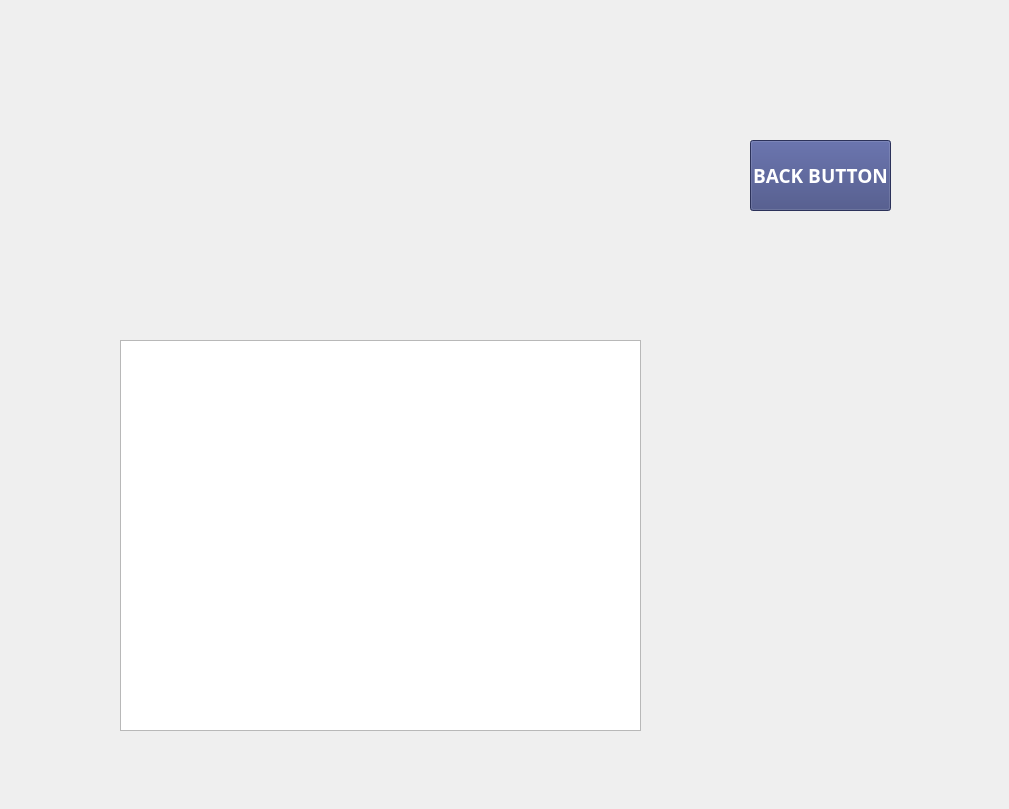
  <widget class="QWidget" name="page_6">
   <widget class="QLabel" name="label_7">
    <property name="geometry">
     <rect>
      <x>0</x>
      <y>0</y>
      <width>1000</width>
      <height>800</height>
     </rect>
    </property>
    <property name="styleSheet">
     <string>background-color: rgba(0, 0, 0, 0); border: none;</string>
    </property>
    <property name="text">
     <string/>
    </property>
    <property name="pixmap">
     <pixmap>7.png</pixmap>
    </property>
    <property name="scaledContents">
     <bool>true</bool>
    </property>
   </widget>
   <widget class="QPushButton" name="admin_doctor_approval_reject_button">
    <property name="geometry">
     <rect>
      <x>788</x>
      <y>670</y>
      <width>91</width>
      <height>61</height>
     </rect>
    </property>
    <property name="styleSheet">
     <string>background-color: rgba(0, 0, 0, 0); border: none;</string>
    </property>
    <property name="text">
     <string/>
    </property>
    <property name="flat">
     <bool>true</bool>
    </property>
   </widget>
   <widget class="QPushButton" name="admin_doctor_approval_approve_button">
    <property name="geometry">
     <rect>
      <x>660</x>
      <y>670</y>
      <width>101</width>
      <height>61</height>
     </rect>
    </property>
    <property name="styleSheet">
     <string>background-color: rgba(0, 0, 0, 0); border: none;</string>
    </property>
    <property name="text">
     <string/>
    </property>
    <property name="flat">
     <bool>true</bool>
    </property>
   </widget>
   <widget class="QTableWidget" name="admin_doctor_approval_approve_requests">
    <property name="geometry">
     <rect>
      <x>120</x>
      <y>340</y>
      <width>521</width>
      <height>391</height>
     </rect>
    </property>
   </widget>
   <widget class="QPushButton" name="admin_doctor_back_button">
    <property name="geometry">
     <rect>
      <x>750</x>
      <y>140</y>
      <width>141</width>
      <height>71</height>
     </rect>
    </property>
    <property name="font">
     <font>
      <family>MS PGothic</family>
      <pointsize>14</pointsize>
      <weight>75</weight>
      <bold>true</bold>
     </font>
    </property>
    <property name="styleSheet">
     <string notr="true">background-color: rgb(61, 70, 126);
color: rgb(255, 255, 255);</string>
    </property>
    <property name="text">
     <string>BACK BUTTON</string>
    </property>
    <property name="iconSize">
     <size>
      <width>110</width>
      <height>110</height>
     </size>
    </property>
   </widget>
  </widget>
